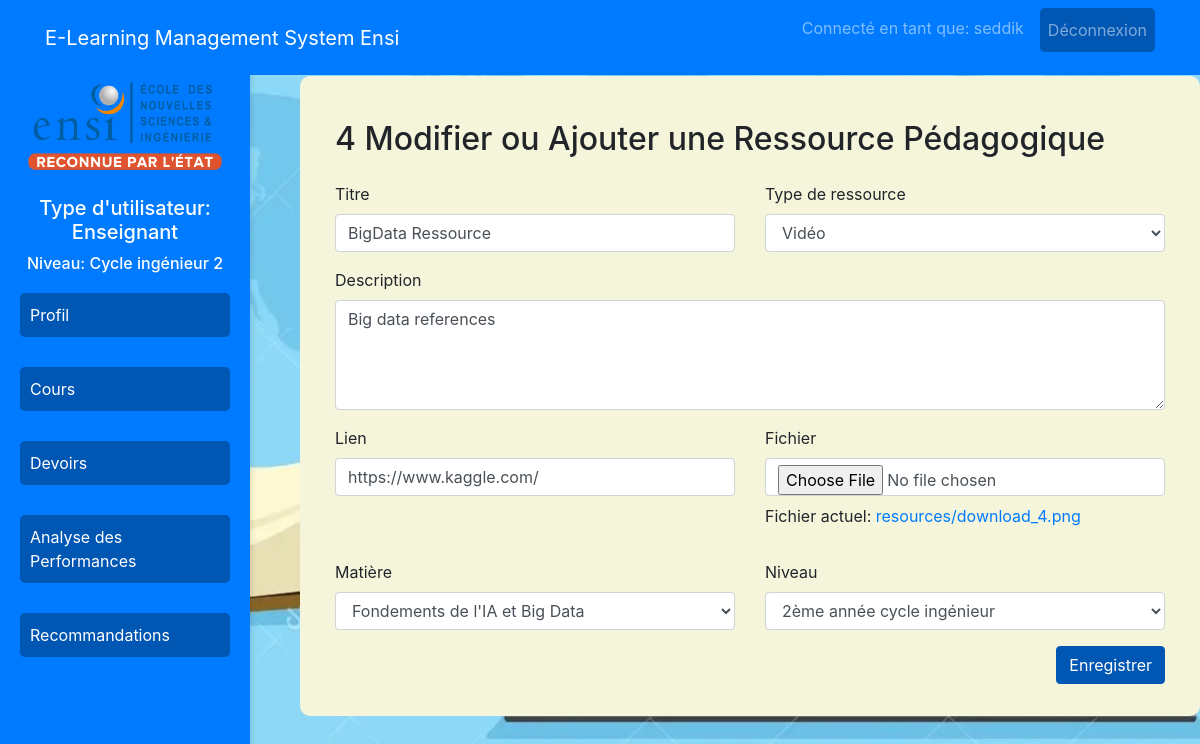
The page /resources/4/update/ (signed in) on the database its author committed.
### education/models.py (models this page shows, shortened)
class Profile(models.Model):
    LEVEL_CHOICES = [
        (1, "1ère année cycle ingénieur"),
        (2, "2ème année cycle ingénieur"),
        (3, "3ème année cycle ingénieur"),
    ]
    user = models.OneToOneField(User, on_delete=models.CASCADE)
    bio = models.TextField(blank=True)
    phone = models.CharField(max_length=15, blank=True, null=True)
    is_teacher = models.BooleanField(default=False)
    is_admin = models.BooleanField(default=False)
    enrolled_courses = models.ManyToManyField('Course', blank=True, related_name='enrolled_students')
    level = models.IntegerField(choices=LEVEL_CHOICES, null=True, blank=True)

class Resource(models.Model):
    SUBJECT_CHOICES = [
        ('NetArch', 'Architecture .Net et communications'),
        ('ClientServer', 'Client/serveur'),
        ('MathIA', "Mathématiques pour l'intelligence artificielle"),
        ('UML', 'Modélisation Objet avec UML'),
        ('JavaJEE', 'Java avancée et Technologies JEE'),
        ('DevOps1', 'DevOps 1'),
        ('CostManagement', 'Management des coûts'),
        ('LangCom3', 'Langues et communication 3'),
        ('FullStackPython', 'Développement Full Stack Python'),
        ('AngularIonic', 'Framework Angular et Ionic'),
        ('DevOps2', 'DevOps 2'),
        ('IA_BigData', "Fondements de l'IA et Big Data"),
        ('OracleAdmin', 'Administration Oracle'),
        ('LangCom4', 'Langues et communication 4'),
        ('TutoredProject2', 'Projet tutoré 2'),
        ('Cryptography', 'Cryptographie'),
        ('LinuxAdmin', 'Sécurité et administration Système Linux'),
        ('NetworkSecurity', 'Sécurité des réseaux et Cloud'),
        ('AppSec', 'Sécurité applicative au développent des SI'),
        ('ERP', 'ERP : ODOO et SAP'),
        ('LaborIP', 'Droit de travail et propriété intellectuelle'),
        ('ProjectManagement', 'Management de projets et agilité'),
        ('LangCom5', 'Langues et communication 5'),
    ]
    RESOURCE_TYPE_CHOICES = [
        ('article', 'Article'),
        ('video', 'Vidéo'),
        ('exercise', 'Exercice'),
        ('file', 'Fichier')
    ]
    title = models.CharField(max_length=200)
    description = models.TextField()
    link = models.URLField(blank=True)
    file = models.FileField(upload_to='resources/', blank=True, null=True)
    subject = models.CharField(max_length=100, choices=SUBJECT_CHOICES)
    level = models.IntegerField(choices=[
        (2, "2ème année cycle ingénieur"),
        (3, "3ème année cycle ingénieur"),
    ])
    resource_type = models.CharField(max_length=20, choices=RESOURCE_TYPE_CHOICES)
    created_by = models.ForeignKey(User, on_delete=models.CASCADE, null=True, blank=True)

### education/views.py (the view)
# urls.py: path('resources/<int:resource_id>/update/', views.resource_update, name='resource_update'),
@login_required
@user_passes_test(lambda u: u.profile.is_teacher or u.is_superuser)
def resource_update(request, resource_id):
    resource = get_object_or_404(Resource, id=resource_id)
    if request.method == 'POST':
        form = ResourceForm(request.POST, request.FILES, instance=resource)
        if form.is_valid():
            form.save()
            messages.success(request, 'Ressource mise à jour avec succès.')
            return redirect('resource_detail', resource_id=resource.id)
    else:
        form = ResourceForm(instance=resource)
    return render(request, 'resource_form.html', {'form': form, 'resource': resource})

### education/forms.py (shortened to what this page needs)
class ResourceForm(forms.ModelForm):
    class Meta:
        model = Resource
        fields = ['title', 'description', 'link', 'file', 'subject', 'level', 'resource_type']
    def __init__(self, *args, **kwargs):
        user = kwargs.pop('user', None)
        super(ResourceForm, self).__init__(*args, **kwargs)

### education/templates/resource_form.html (shortened to what this page needs)
{% extends 'base.html' %}
{% block content_class %}content-assignments{% endblock %}
{% block content %}
<div class="container mt-4">
    <div class="d-flex justify-content-between align-items-center">
        <h2>{{ resource.id|default:"Ajouter" }} Modifier ou Ajouter une Ressource Pédagogique</h2>
    </div>
    <form method="post" enctype="multipart/form-data" class="mt-3">
        <div class="row mb-3">
            <div class="col-md-6">
                <label for="title" class="form-label">Titre</label>
                <input type="text" name="title" id="title" class="form-control" value="{{ form.title.value|default:"" }}" required>
            </div>
            <div class="col-md-6">
                <label for="resource_type" class="form-label">Type de ressource</label>
                <select name="resource_type" id="resource_type" class="form-control" required>
                    {% for key, value in form.resource_type.field.choices %}
                        <option value="{{ key }}" {% if form.resource_type.value == key %}selected{% endif %}>{{ value }}</option>
                    {% endfor %}
                </select>
            </div>
        </div>
        <div class="row mb-3">
            <div class="col">
                <label for="description" class="form-label">Description</label>
                <textarea name="description" id="description" class="form-control" rows="4" required>{{ form.description.value|default:"" }}</textarea>
            </div>
        </div>
        <div class="row mb-3">
            <div class="col-md-6">
                <label for="link" class="form-label">Lien</label>
                <input type="url" name="link" id="link" class="form-control" value="{{ form.link.value|default:"" }}">
            </div>
            <div class="col-md-6">
                <label for="file" class="form-label">Fichier</label>
                <input type="file" name="file" id="file" class="form-control">
                {% if resource and resource.file %}
                    <p class="mt-2">Fichier actuel: <a href="{{ resource.file.url }}" target="_blank">{{ resource.file.name }}</a></p>
                {% endif %}
            </div>
        </div>
        <div class="row mb-3">
            <div class="col-md-6">
                <label for="subject" class="form-label">Matière</label>
                <select name="subject" id="subject" class="form-control" required>
                    {% for key, value in form.subject.field.choices %}
                        <option value="{{ key }}" {% if form.subject.value == key %}selected{% endif %}>{{ value }}</option>
                    {% endfor %}
                </select>
            </div>
            <div class="col-md-6">
                <label for="level" class="form-label">Niveau</label>
                <select name="level" id="level" class="form-control" required>
                    {% for key, value in form.level.field.choices %}
                        <option value="{{ key }}" {% if form.level.value == key %}selected{% endif %}>{{ value }}</option>
                    {% endfor %}
                </select>
            </div>
        </div>
        <div class="d-flex justify-content-end">
            <button type="submit" class="btn btn-primary">Enregistrer</button>
        </div>
    </form>
</div>
{% endblock %}

### education/templates/base.html (shortened to what this page needs)
<!DOCTYPE html>
<html lang="fr">
<head>
    {% load static %}
    <link rel="stylesheet" href="https://stackpath.bootstrapcdn.com/bootstrap/4.5.2/css/bootstrap.min.css">
</head>
<body>
    <nav class="navbar navbar-expand-lg navbar-dark fixed-top">
        <div class="container">
            <div class="d-flex align-items-center w-100">
                <a class="navbar-brand mr-auto" href="{% if request.user.is_superuser %}{% url 'admin_dashboard' %}{% elif request.user.profile.is_teacher %}{% url 'teacher_dashboard' %}{% else %}{% url 'student_dashboard' %}{% endif %}">
                    E-Learning Management System Ensi
                </a>
                <ul class="navbar-nav">
                    {% if request.user.is_authenticated %}
                        <li class="nav-item">
                            <span class="navbar-text mr-3">Connecté en tant que: {{ request.user.username }}</span>
                        </li>
                        <li class="nav-item">
                            <a class="nav-link" href="{% url 'logout' %}">Déconnexion</a>
                        </li>
                    {% endif %}
                </ul>
            </div>
        </div>
    </nav>
    <div class="container-fluid">
        <div class="row">
            <div class="col-md-3 sidebar">
                <div class="user-info">
                    <img src="{% static 'Images/ENSI.png' %}">
                    <h5>
                        Type d'utilisateur:
                        {% if request.user.is_superuser %}
                            Admin
                        {% elif request.user.profile.is_teacher %}
                            Enseignant
                        {% else %}
                            Étudiant
                        {% endif %}
                    </h5>
                    <h6>
                        Niveau:
                        {% if request.user.profile.level %}
                            Cycle ingénieur {{ request.user.profile.level }}
                        {% else %}
                            Admin
                        {% endif %}
                    </h6>
                </div>
                <ul class="nav flex-column">
                    {% if request.user.is_authenticated %}
                        <li class="nav-item menu-item-profile">
                            <a class="nav-link" href="{% url 'profile' %}">Profil</a>
                        </li>
                        <li class="nav-item menu-item-courses">
                            <a class="nav-link" href="{% url 'course_list' %}">Cours</a>
                        </li>
                        <li class="nav-item menu-item-assignments">
                            <a class="nav-link" href="{% url 'assignment_list' %}">Devoirs</a>
                        </li>
                        {% if request.user.profile.is_teacher %}
                            <li class="nav-item menu-item-analysis">
                                <a class="nav-link" href="{% url 'performance_analysis' %}">Analyse des Performances</a>
                            </li>
                        {% endif %}
                        <li class="nav-item menu-item-recommendations">
                            <a class="nav-link" href="{% url 'resource_list' %}">Recommandations</a>
                        </li>
                    {% endif %}
                </ul>
            </div>
            <div class="col-md-9 content {% block content_class %}{% endblock %}">
                {% block content %}{% endblock %}
            </div>
        </div>
    </div>
</body>
</html>

### rows shown on the page
Resource: id "4", title "BigData Ressource", resource_type "Vidéo", description "Big data references", link "https://www.kaggle.com/", file.name "resources/download_4.png", subject "Fondements de l'IA et Big Data"

### other values the page prints
{{ request.user.username }} "seddik"
{{ request.user.profile.level }} "2"
form field level "2ème année cycle ingénieur"
